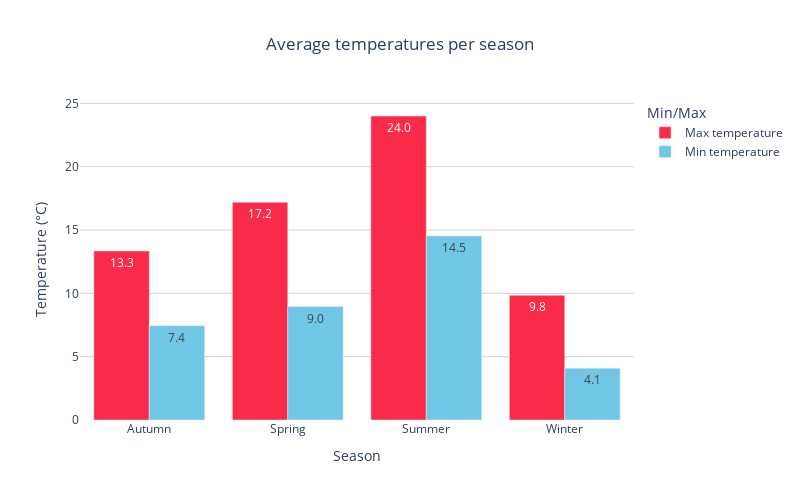

Notebook code cell kept with this figure:
### Code cell
fig = px.bar(
    temperature_mean, 
    x="year_season", 
    y=["temperature_2m_max", "temperature_2m_min"], 
    barmode="group",
    labels={"year_season": "Season", "value": "Temperature (°C)","variable": "Min/Max"},
    title="Average temperatures per season",
    color_discrete_map={"temperature_2m_max":"#fa2a49", "temperature_2m_min": "#70c7e5"},
    width=800,
    height=500)
fig.update_traces(
    texttemplate='%{y:.1f}',
    textposition="inside")
fig.for_each_trace(lambda trace: trace.update(name="Max temperature") if trace.name == "temperature_2m_max" else trace.update(name="Min temperature"))
fig.update_layout(title_x=0.5)
fig.update_layout(
    plot_bgcolor="white",   yaxis=dict(
        showgrid=True, gridcolor="lightgray"))

fig.show()

### Figure 1 — Plotly figure (JSON) as saved in the notebook; plotly's stock layout.template omitted (floating-point values rounded to 4 significant figures)
{"data": [{"alignmentgroup": "True", "hovertemplate": "Min/Max=temperature_2m_max<br>Season=%{x}<br>Temperature (°C)=%{y}<extra></extra>", "legendgroup": "temperature_2m_max", "marker": {"color": "#fa2a49", "pattern": {"shape": ""}}, "name": "Max temperature", "offsetgroup": "temperature_2m_max", "orientation": "v", "showlegend": true, "textposition": "inside", "texttemplate": "%{y:.1f}", "type": "bar", "x": ["Autumn", "Spring", "Summer", "Winter"], "xaxis": "x", "y": [13.35, 17.19, 24.0, 9.844], "yaxis": "y"}, {"alignmentgroup": "True", "hovertemplate": "Min/Max=temperature_2m_min<br>Season=%{x}<br>Temperature (°C)=%{y}<extra></extra>", "legendgroup": "temperature_2m_min", "marker": {"color": "#70c7e5", "pattern": {"shape": ""}}, "name": "Min temperature", "offsetgroup": "temperature_2m_min", "orientation": "v", "showlegend": true, "textposition": "inside", "texttemplate": "%{y:.1f}", "type": "bar", "x": ["Autumn", "Spring", "Summer", "Winter"], "xaxis": "x", "y": [7.446, 8.954, 14.54, 4.091], "yaxis": "y"}], "layout": {"barmode": "group", "height": 500, "legend": {"title": {"text": "Min/Max"}, "tracegroupgap": 0}, "plot_bgcolor": "white", "title": {"text": "Average temperatures per season", "x": 0.5}, "width": 800, "xaxis": {"anchor": "y", "domain": [0, 1], "title": {"text": "Season"}}, "yaxis": {"anchor": "x", "domain": [0, 1], "gridcolor": "lightgray", "showgrid": true, "title": {"text": "Temperature (°C)"}}}}
